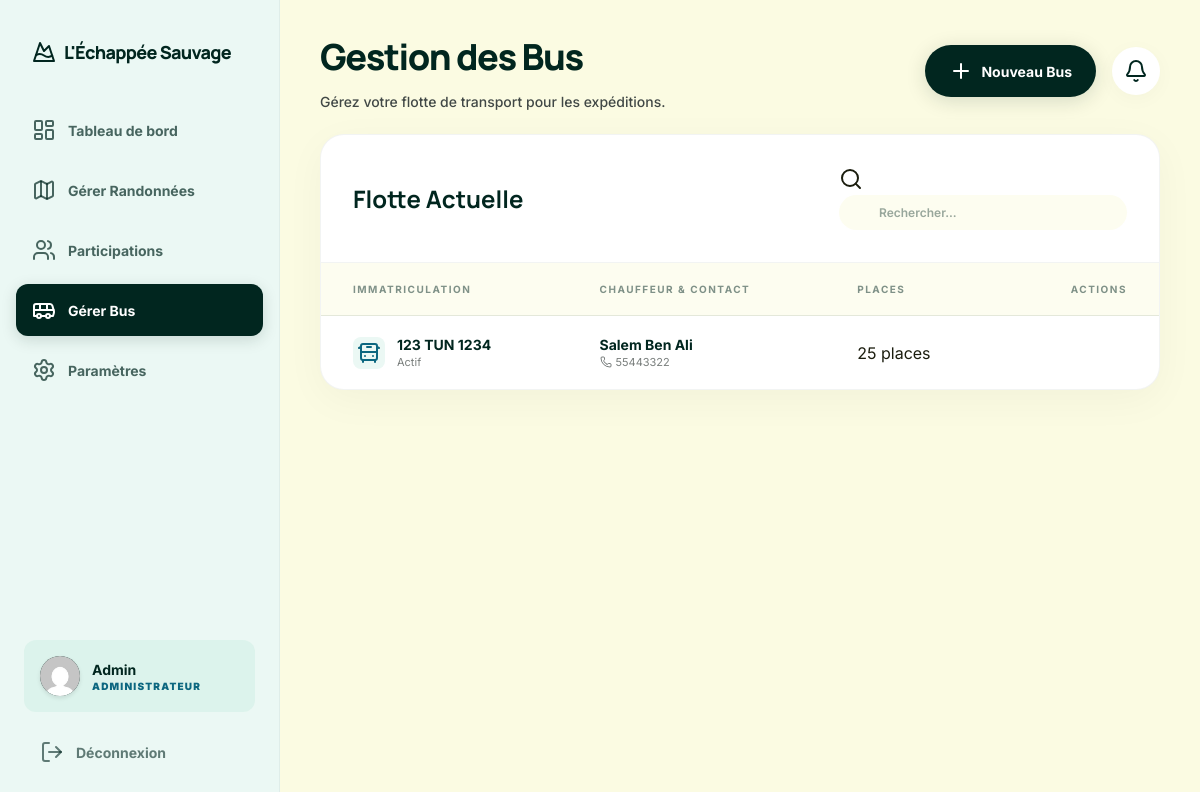
Page /index.php?page=admin&action=manage_buses (signed in) on the committed database.
### tables this page shows
CREATE TABLE IF NOT EXISTS bus (
    id_bus INT AUTO_INCREMENT PRIMARY KEY,
    immat_bus VARCHAR(50) NOT NULL,
    nb_places INT NOT NULL,
    chauffeur VARCHAR(100) NOT NULL,
    tel_chauff VARCHAR(20) NOT NULL
);

### controllers/AdminController.php (called while the page is built, shortened)
<?php
class AdminController {
    public function manageBuses() {
        $buses = BusModel::getAll();
        require_once 'views/layout/header.php';
        require_once 'views/admin/manage_buses.php';
        require_once 'views/layout/footer.php';
    }
}

### models/BusModel.php (called while the page is built, shortened)
<?php
class BusModel {
    private $immat_bus;
    private $nb_places;
    private $chauffeur;
    private $tel_chauff;
    public function __construct($row) {
        $this->immat_bus = $row['immat_bus'] ?? null;
        $this->nb_places = $row['nb_places'] ?? null;
        $this->chauffeur = $row['chauffeur'] ?? null;
        $this->tel_chauff = $row['tel_chauff'] ?? null;
    }
    public function getImmatBus() { return $this->immat_bus; }
    public function getNbPlaces() { return $this->nb_places; }
    public function getChauffeur() { return $this->chauffeur; }
    public function getTelChauff() { return $this->tel_chauff; }
    public static function getAll() {
        include 'config/db.php';
        $stmt = $db->query("SELECT * FROM bus");
        $results = [];
        while ($row = $stmt->fetch(PDO::FETCH_ASSOC)) {
            $results[] = new BusModel($row);
        }
        return $results;
    }
}

### views/admin/manage_buses.php (the view, shortened to what this page needs)
<div class="admin-layout">
    <?php require_once 'views/layout/admin_sidebar.php'; ?>
    <main class="admin-main custom-scrollbar">
        <div class="admin-content">
            <header class="admin-header">
                <div>
                    <h1 class="admin-header-title">Gestion des Bus</h1>
                    <p class="admin-header-sub">Gérez votre flotte de transport pour les expéditions.</p>
                </div>
                <button class="btn-admin-primary" onclick="openAddBusModal()">
                    <i data-lucide="plus"></i> Nouveau Bus
                </button>
                <?php require 'views/layout/admin_header_actions.php'; ?>
            </header>
            <div class="admin-panel">
                <div class="admin-panel-header">
                    <h2 class="admin-panel-title">Flotte Actuelle</h2>
                    <div class="panel-search-wrap">
                        <i data-lucide="search"></i>
                        <input type="text" placeholder="Rechercher..." class="panel-search">
                    </div>
                </div>
                <div class="admin-table-wrap">
                    <table class="admin-table">
                        <thead>
                            <tr>
                                <th>Immatriculation</th>
                                <th>Chauffeur & Contact</th>
                                <th>Places</th>
                                <th>Actions</th>
                            </tr>
                        </thead>
                        <tbody>
                            <?php if (empty($buses)): ?>
                                <tr><td colspan="4" class="td-empty">Vous n'avez pas encore configuré de bus.</td></tr>
                            <?php else: ?>
                                <?php foreach ($buses as $b): ?>
                                <tr>
                                    <td>
                                        <div class="td-dest">
                                            <div class="td-dest-icon"><i data-lucide="bus-front"></i></div>
                                            <div>
                                                <p class="td-dest-name"><?php echo htmlspecialchars($b->getImmatBus()); ?></p>
                                                <p class="td-dest-sub">Actif</p>
                                            </div>
                                        </div>
                                    </td>
                                    <td>
                                        <p class="td-user-name"><?php echo htmlspecialchars($b->getChauffeur()); ?></p>
                                        <p class="td-user-sub" style="display:flex;align-items:center;gap:0.25rem;">
                                            <i data-lucide="phone" style="width:0.75rem;height:0.75rem;"></i>
                                            <?php echo htmlspecialchars($b->getTelChauff()); ?>
                                        </p>
                                    </td>
                                    <td>
                                        <span class="region-badge"><?php echo $b->getNbPlaces(); ?> places</span>
                                    </td>
                                    <td>
                                    </td>
                                </tr>
                                <?php endforeach; ?>
                            <?php endif; ?>
                        </tbody>
                    </table>
                </div>
            </div>
            <div class="admin-bottom-spacer"></div>
        </div>
    </main>
</div>

### public/assets/css/global.css (style rules this page uses)
:root { --color-primary: #01261f; --color-primary-dark: #1a3c34; --color-primary-fixed: #c5eadf; --color-secondary: #0c6780; --color-surface: #fbfbe2; --color-surface-low: #f5f5dc; --color-surface-high: #eaead1; --color-surface-highest: #e4e4cc; --color-surface-mint: #ebf8f4; --color-on-surface: #1b1d0e; --color-on-variant: #414846; --color-orange: #ef8300; --color-green: #2e7d32; --color-error: #ba1a1a; --color-error-bg: #ffdad6; --font-headline: 'Manrope', sans-serif; --font-body: 'Inter', sans-serif; --radius: 0.75rem; --radius-md: 0.625rem; --radius-lg: 1rem; --radius-xl: 1.5rem; --radius-full: 9999px; --shadow-card: 0 10px 40px rgba(1,38,31,0.04); --shadow-sm: 0 4px 20px rgba(1,38,31,0.03); --shadow-btn: 0 4px 20px rgba(1,38,31,0.15); --border-soft: 1px solid rgba(1,38,31,0.05); --border-mid: 1px solid rgba(1,38,31,0.10); }
*, *::before, *::after { box-sizing: border-box; margin: 0; padding: 0; }
html { scroll-behavior: smooth; }
body { font-family: var(--font-body); background-color: var(--color-surface); color: var(--color-on-surface); -webkit-font-smoothing: antialiased; -moz-osx-font-smoothing: grayscale; }
button { cursor: pointer; font-family: inherit; border: none; background: none; }
input, select, textarea { font-family: inherit; }

### rows in the picture
bus: immat_bus "123 TUN 1234", chauffeur "Salem Ben Ali", tel_chauff "55443322", nb_places "25"

### other values in the picture
$link['label'] "Tableau de bord"
$link['label'] "Gérer Randonnées"
$link['label'] "Participations"
$link['label'] "Gérer Bus"
$link['label'] "Paramètres"
$_SESSION['user_name'] "Admin"
